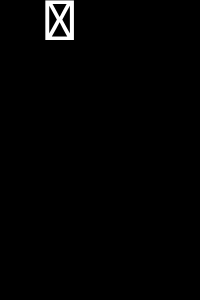
Frame 1 (no input)
Frame 60 (the mouse pressed at the canvas centre just before this capture): identical to frame 1, image omitted
Frame 120 (the mouse held since frame 60 and released just before this capture): identical to frame 1, image omitted

The Processing sketch that drew this single still picture (run headless with seeded random() and noise(); from frame 60 on, the mouse is pressed at the canvas centre):

// Processing sketch: processing_39665
// ── processing_39665.pde

void setup () {
  size(200,300);
  textSize(60);
  textAlign (CENTER);
}

void draw () {
  background (0);
  text (key,60,40);
}
                
                
